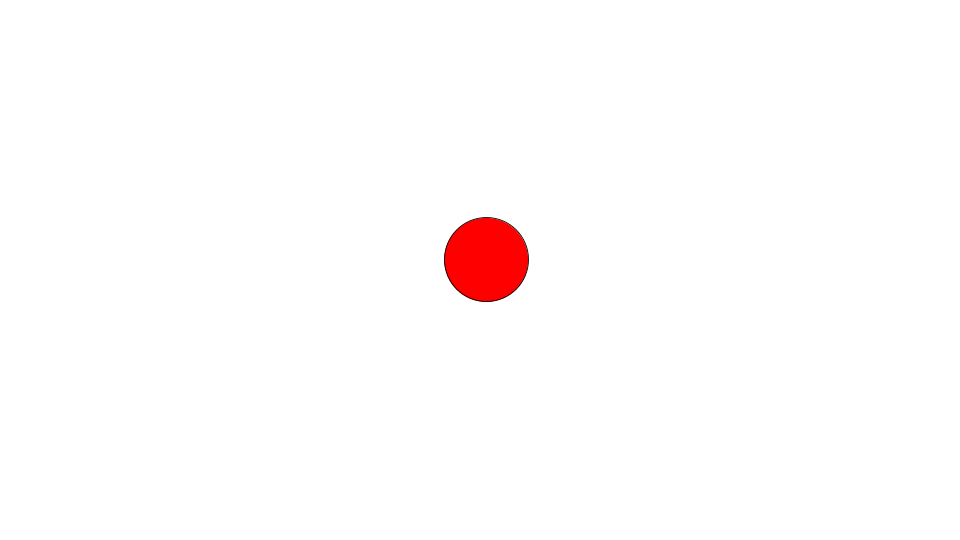
Frame 1 (no input)
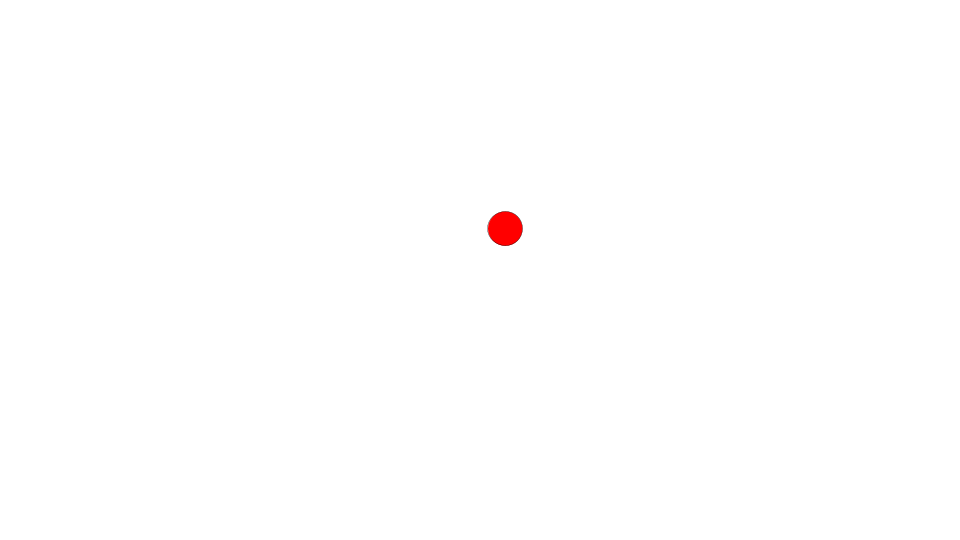
Frame 60 (the mouse pressed at the canvas centre just before this capture)
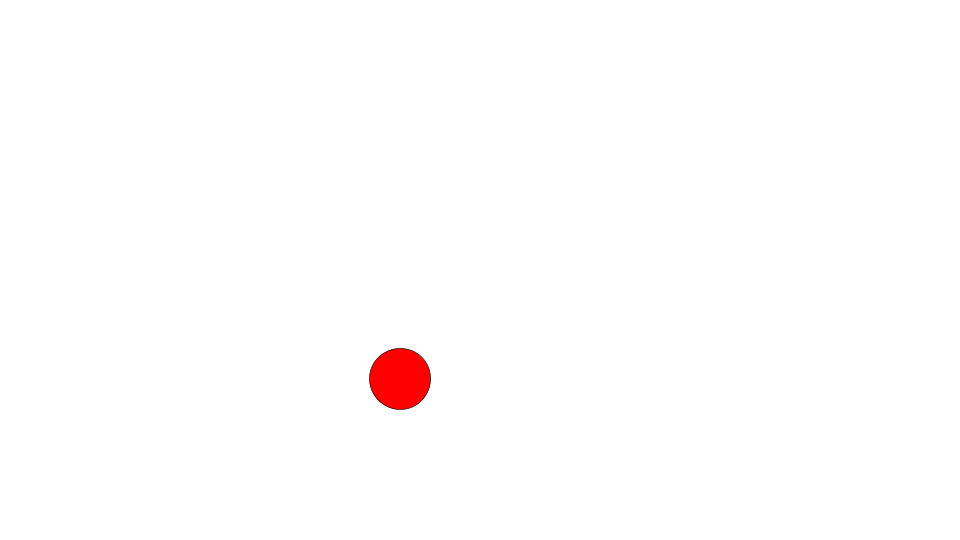
Frame 120 (the mouse held since frame 60 and released just before this capture)

The Processing sketch that drew these frames (run headless with seeded random() and noise(); from frame 60 on, the mouse is pressed at the canvas centre):

// Processing sketch: Easing3D
// ── Easing3D.pde
Ball3D ball;
float tx, ty, tz;
float easing = 0.1;
float fl = 250;
float vpX = 0;
float vpY = 0;

void setup() {
  size(960, 540);
  frameRate(30);
  initialize();
}

void initialize() {
  smooth();
  vpX = width/2;
  vpY = height/2;
  ball = new Ball3D(50);
  ball.setFillColor(color(255, 0, 0));
  tx = random(500) - 250;
  ty = random(500) - 250;
  tz = random(500);    
}

void draw() {
  background(255);

  float dx = tx - ball.xpos;
  float dy = ty - ball.ypos;
  float dz = tz - ball.zpos;
  ball.xpos += dx * easing;
  ball.ypos += dy * easing;
  ball.zpos += dz * easing;
      
  float dist = sqrt(dx*dx + dy*dy + dz*dz);
  if(dist < 1) {
    tx = random(500) - 250;
    ty = random(500) - 250;
    tz = random(500);
  }
    
  if(ball.zpos > -fl) {
    float scale = fl / (fl + ball.zpos);
    ball.scaleX = ball.scaleY = scale;
    ball.x = vpX + ball.xpos * scale;
    ball.y = vpY + ball.ypos * scale;
    ball.visible = true;
  }else{
    ball.visible = false;
  }
  ball.update();
}

////////////////////////////////

class Segment extends Sprite {
  float segmentWidth, segmentHeight;
  float vx, vy;
  
  Segment(float segmentWidth, float segmentHeight) {
    super();
    this.segmentWidth = segmentWidth;
    this.segmentHeight = segmentHeight;
  }
  
  void draw() {
    rect(-segmentHeight / 2,  -segmentHeight / 2, segmentWidth + segmentHeight, segmentHeight, segmentHeight, segmentHeight, segmentHeight, segmentHeight);
    ellipse(0, 0, 2, 2);
    ellipse(segmentWidth, 0, 2, 2);
  }
  
  Point getPin() {
    float angle = rotation * PI / 180;
    float xPos = x + cos(angle) * segmentWidth;
    float yPos = y + sin(angle) * segmentWidth;
    return new Point(xPos, yPos);  
  }
}

////////////////////////////////

class Ball3D extends Sprite {
  float radius;
  float xpos = 0;
  float ypos = 0;
  float zpos = 0;
  float vx = 0;
  float vy = 0;
  float vz = 0;
  float mass = 1;
  
  Ball3D(float radius){
    super();
    this.radius = radius;
  }
  
  void draw(){
    if(dist(mouseX, mouseY, x, y) < radius) {
      isRollOver = true;
    }else{
      isRollOver = false;
    }
    ellipse(0, 0, radius*2, radius*2);
  }
}

////////////////////////////////

class Sprite extends Object {
  float x, y;
  float scaleX, scaleY;
  float width, height;
  float rotation;
  boolean visible;
  color strokeColor;
  color fillColor;
  Boolean isStroke;
  Boolean isFill;
  Boolean isRollOver;
  Boolean locked;
  float xoff, yoff;
 
  Sprite() {
    super();
    scaleX = 1.0;
    scaleY = 1.0;
    strokeColor = color(0);
    fillColor = color(0);
    isStroke = false;
    isFill = false;
    isRollOver = false;
    locked = false;
    visible = true;
  }
  
  void update() {
    if(! visible) return;
    pushMatrix();
    if(locked){
      x = mouseX - xoff;
      y = mouseY - yoff;
    }  
    translate(x, y);
    scale(scaleX, scaleY);
    rotate(rotation * PI / 180.0);
    if(isStroke) stroke(strokeColor);
    if(isFill) fill(fillColor);
    draw();
    popMatrix();
  }
  
  void setStrokeColor(color strokeColor) {
    this.strokeColor = strokeColor;
    isStroke = true;
  }
  
  void setFillColor(color fillColor) {
    this.fillColor = fillColor;
    isFill = true;
  }
  
  void startDrag() {
    if(isRollOver){
      locked = true;
      xoff = mouseX - x;
      yoff = mouseY - y;
    }
  }
  
  void stopDrag() {
    locked = false;
  }
  
  void draw() {}
}

////////////////////////////////

class Point extends Object {
  float x, y;
  
  Point(float x, float y) {
    super();
    this.x = x;
    this.y = y;
  }
}

////////////////////////////////

class Object {
  Object() {}
}
